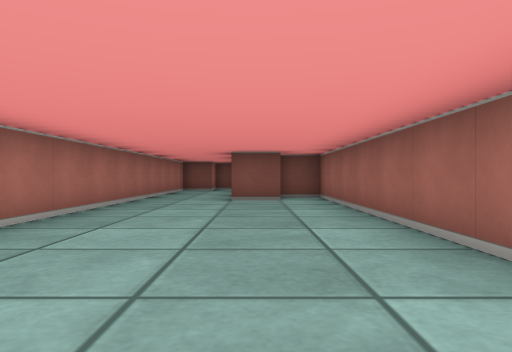
[1] (above)

16 first-person views from a walk through a cub3D ray-caster map. The camera is about half as high as the walls, looks level and sees 70° across. The floor is counted in squares. Each view is taken from the middle of a square. On the plan, view 1 faces up. The plan holds only what a view shows up to about 9 squares ahead; the rest is blank.

[2]
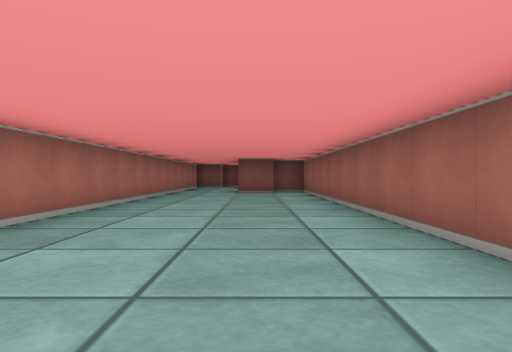

[3]
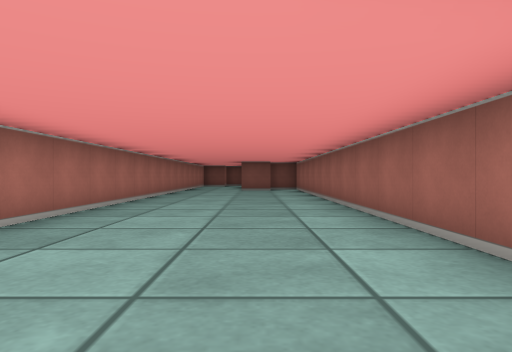

[4]
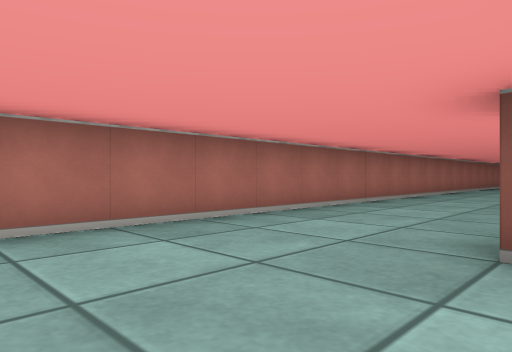

[5]
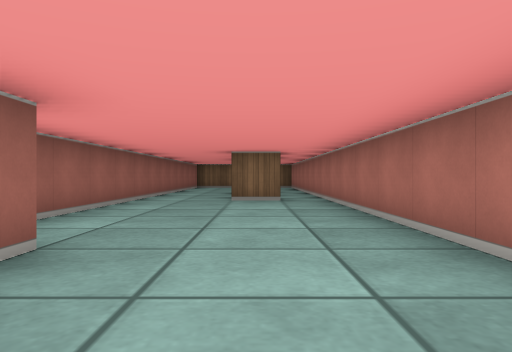

[6]
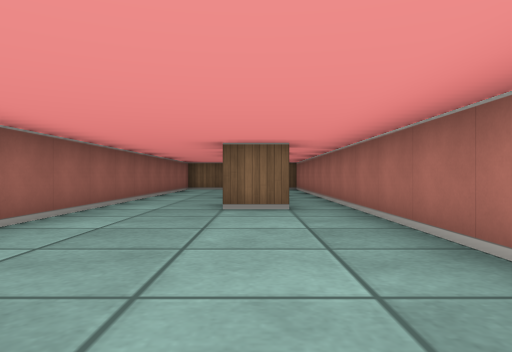

[7]
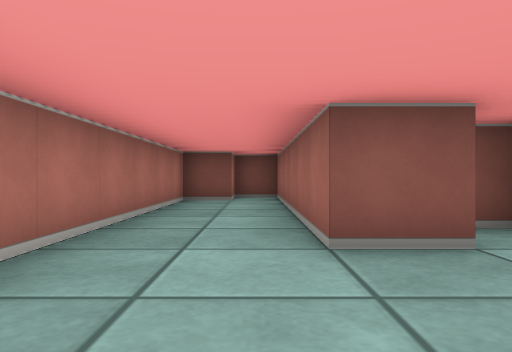

[8]
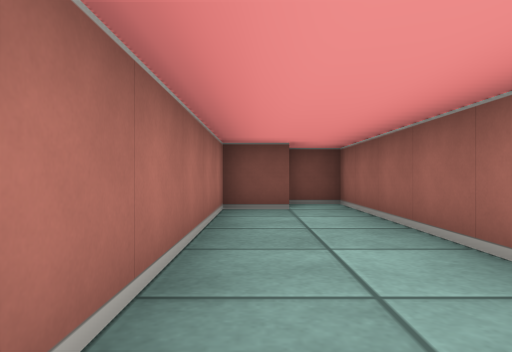

[9]
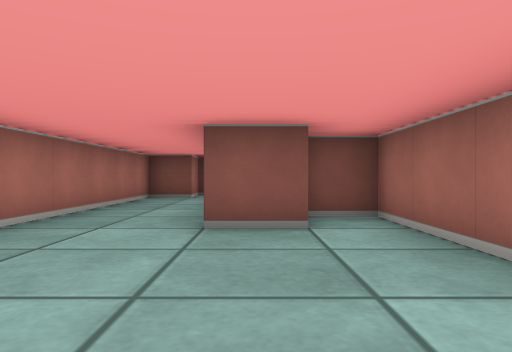

[10]
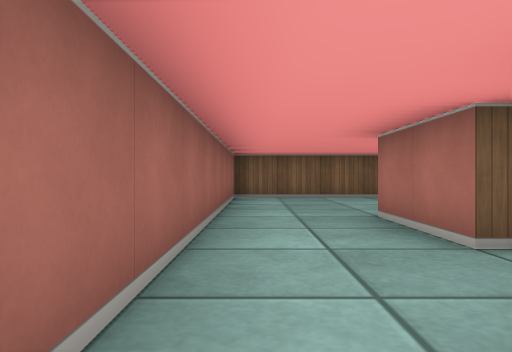

[11]
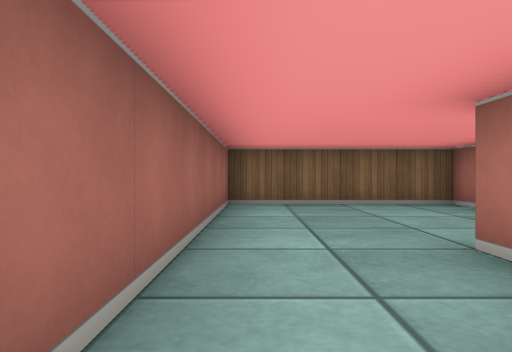

[12]
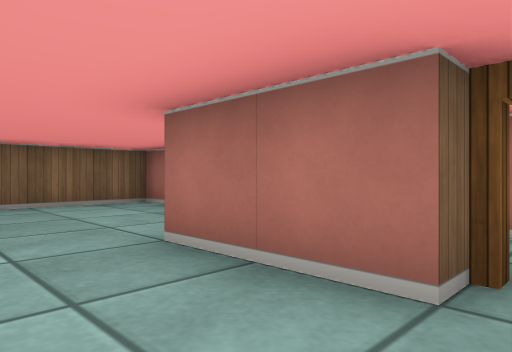

[13]
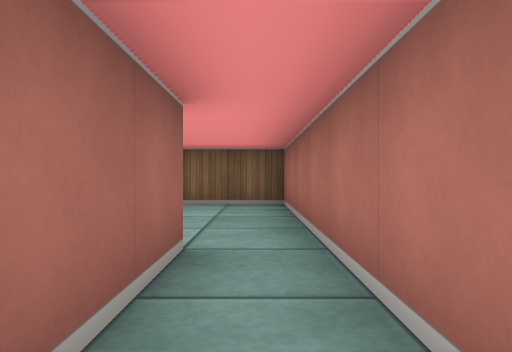

[14]
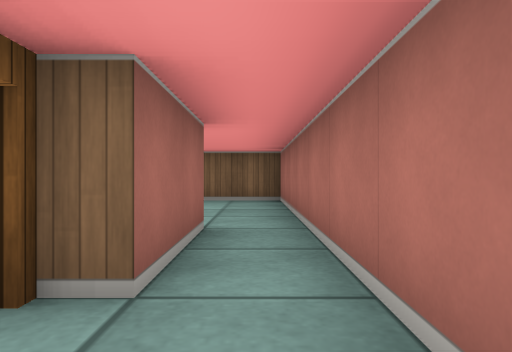

[15]
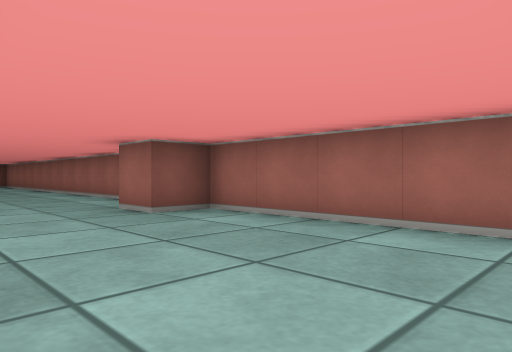

[16]
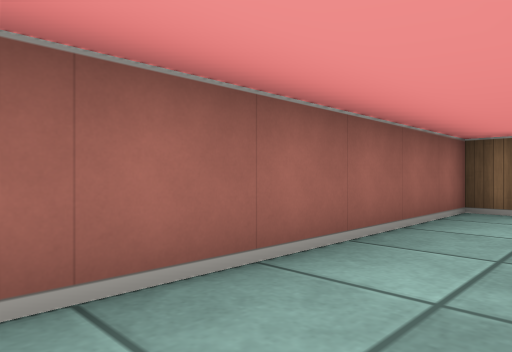

### Floor plan
Ten units are one square. View 1 is at (0, 0); x grows to the right and y downward. Boxes are objects, and circles mark ways between rooms. Rooms are numbered by the first view taken in them; rooms with no view inside come last. Other rooms are left out.
<svg viewBox="-30 -140 50 330">
<path fill="none" stroke="#000" d="M15 29 15 -85 5 -85M6 -75 -5 -75 -5 -135 -15 -135 -15 -125 -25 -125 -25 105M-16 105 -5 105M15 105 15 55 5 55 5 45M-15 145 -15 125M-5 125 -5 145M-25 105 -25 185 15 185 15 105"/>
<circle cx="-3" cy="110" r="3" fill="#2a7"/>
<text x="-10" y="0">1</text>
<text x="0" y="150">2</text>
</svg>
Room 1 opens to room 2.

Where each view was taken, in squares from view 1:
view 1: 0 up, 0 right, facing up
view 2: 3 down, 0 right, facing up
view 3: 5 down, 0 right, facing up
view 4: 8 down, 1 right, facing up-left
view 5: 3 down, 1 left, facing down
view 6: 5 down, 1 left, facing down
view 7: 5 up, 1 left, facing up
view 8: 7 up, 2 left, facing up
view 9: 4 up, 0 right, facing up
view 10: 10 down, 1 right, facing down
view 11: 12 down, 1 right, facing down
view 12: 12 down, 1 right, facing down-left
view 13: 12 down, 2 left, facing down
view 14: 11 down, 2 left, facing down
view 15: 10 down, 2 left, facing up-right
view 16: 13 down, 0 right, facing down-right
